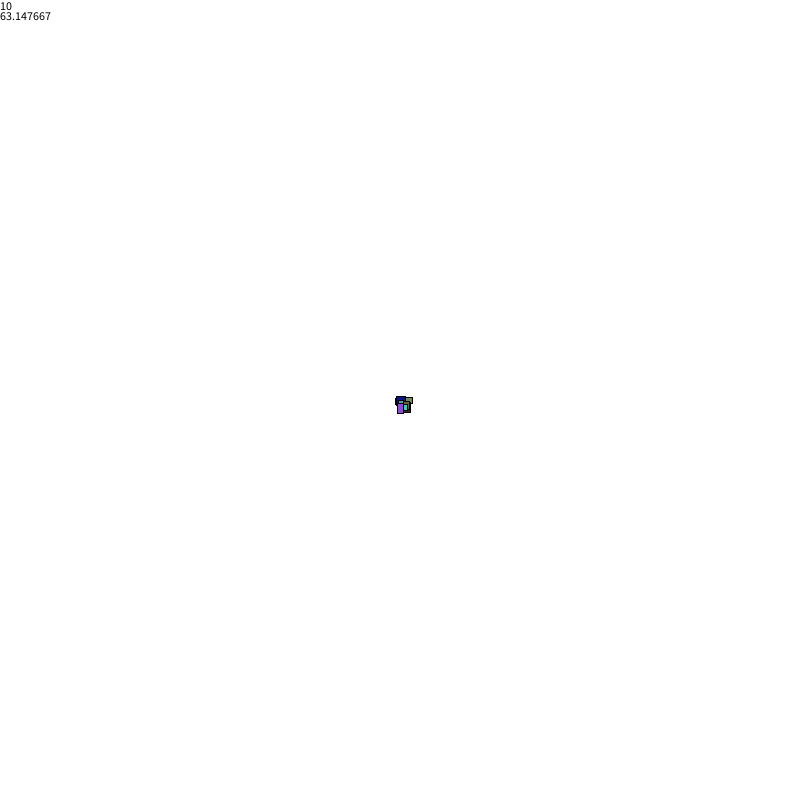
Frame 1 (no input)
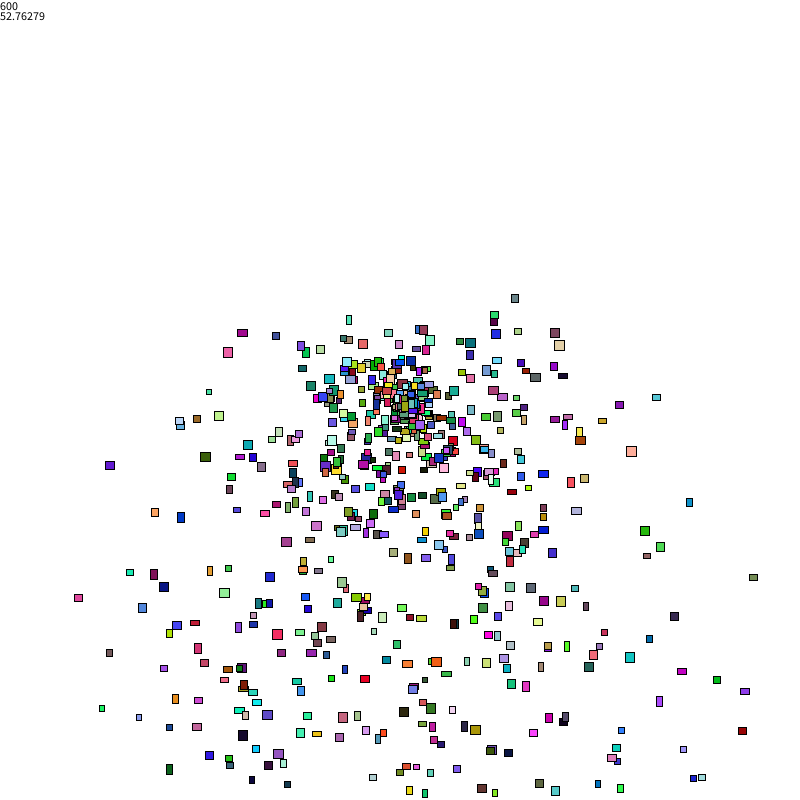
Frame 60 (the mouse pressed at the canvas centre just before this capture)
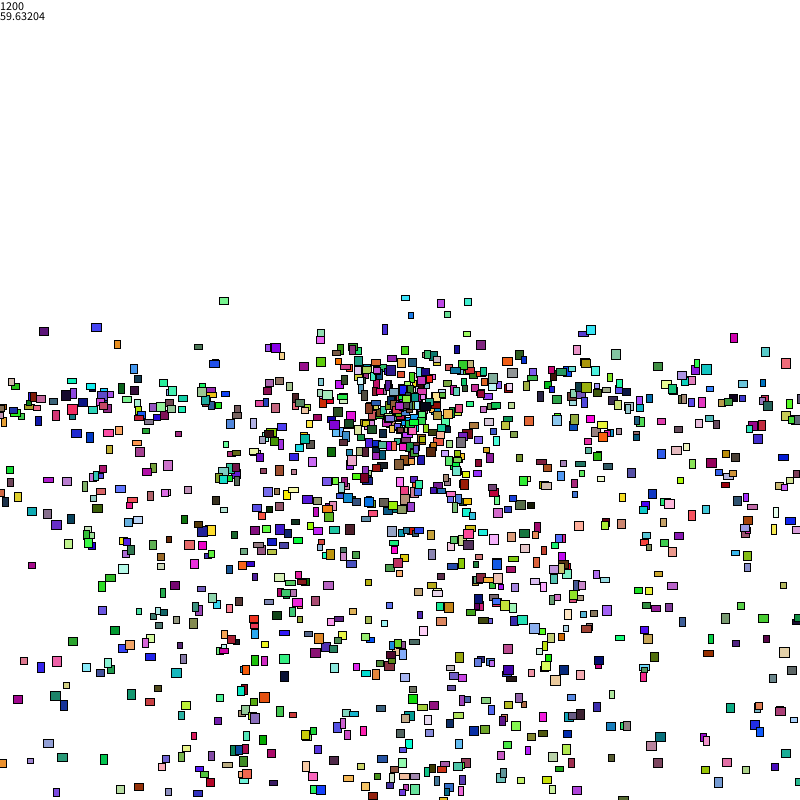
Frame 120 (the mouse held since frame 60 and released just before this capture)

The Processing sketch that drew these frames (run headless with seeded random() and noise(); from frame 60 on, the mouse is pressed at the canvas centre):

// Processing sketch: idk
// ── idk.pde
ArrayList<Particle> particles = new ArrayList<Particle>();

void setup() {
  size(800, 800);
}


void keyPressed(){
  if(keyCode == 32){
    particles.clear();
  }
}

void draw() {
  background(255);
  for (int i = 0; i  < 10; i++) {
    particles.add(new Particle(random(5, 10), random(5, 10), width/2, height/2, random(-5, 5), random(-5, 5), random(-0.5, 0.5), random(-0.5, 0.5), color(random(0, 255), random(0, 255), random(0, 255))));
  }
  fill(0);
  text("" + particles.size(), 0, 10);
  text("" + frameRate, 0, 20);
  for (int i = 0; i < particles.size(); i++) {
    particles.get(i).update();
    particles.get(i).render();
  }
}

// ── Particle.pde
public class Particle{
  color c;
  float w;
  float h;
  PVector pos;
  PVector vel;
  PVector acc;
  
  
  public Particle(float w,float h,float x,float y,float vx,float vy,float ax,float ay, color c){
    this.pos = new PVector(x,y);
    this.w = w;
    this.h = h;
    this.vel = new PVector(vx,vy);
    this.acc = new PVector(ax,ay);
    this.c = c;
  }
  
  public void update(){
    applyForce(new PVector(0,0.06));
    this.acc.mult(0.80);
    this.pos.add(this.vel);
    this.vel.add(this.acc);
    collide();
  }
  
  public void render(){
    fill(c);
    rect(this.pos.x,this.pos.y,this.w,this.h);
  }
  
  public void applyForce(PVector force){
    acc.add(force);
  }
  
  public void collide(){
    if(this.pos.x < 0 || this.pos.x + this.w > width){
      this.vel.x *= -1;
    }
    if(this.pos.y < 0 || this.pos.y + this.h > height){
      this.vel.y *= -1;
    }
  }
  
  public void collideEachOther(){
  
  }
}
